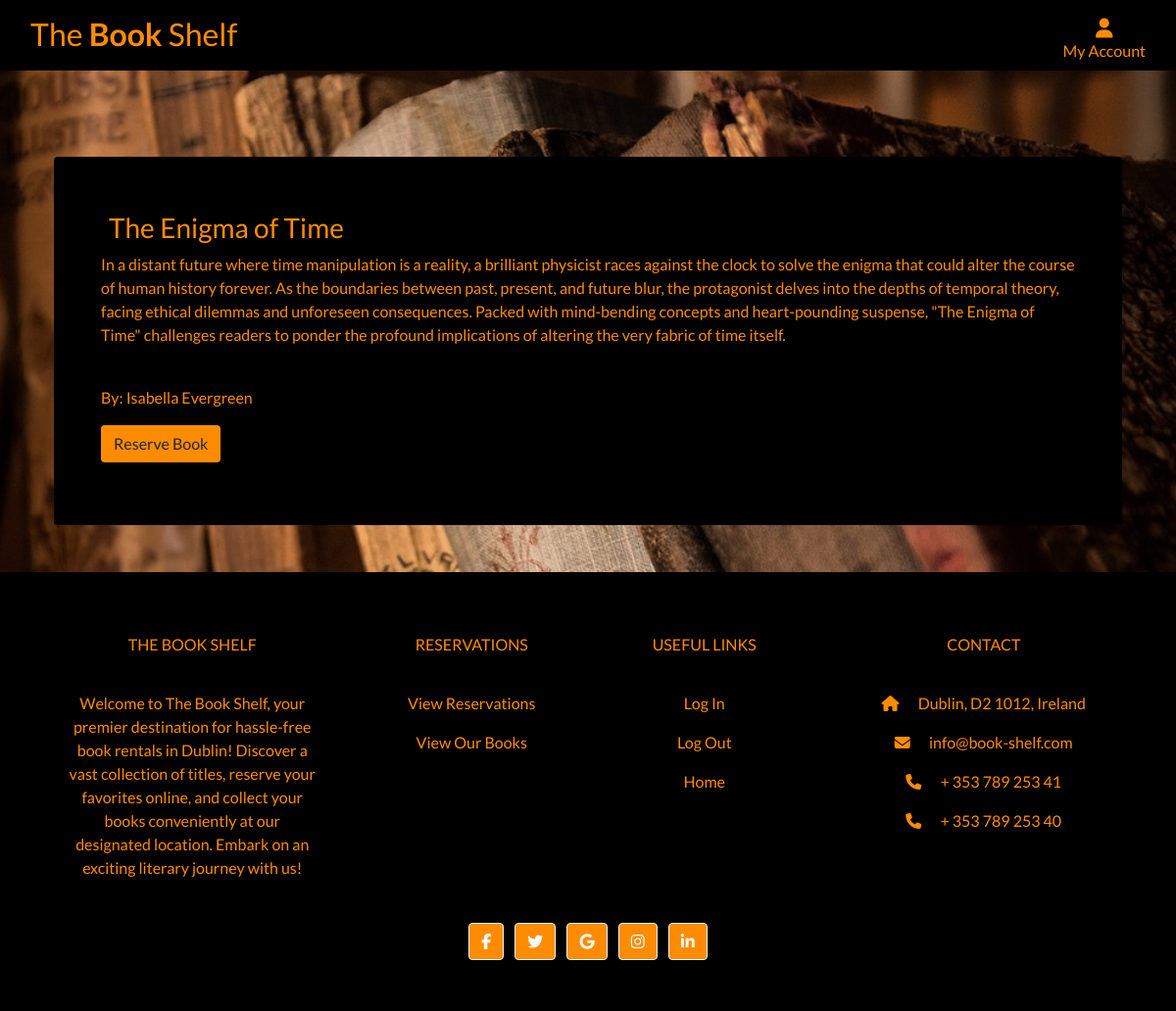
Screenshot of /rental/book/2/ with the database file from the repository.
### rental/models.py (models this page shows, shortened)
class Book(models.Model):
    title = models.CharField(max_length=200)
    author = models.CharField(max_length=100)
    description = models.TextField()
    image = models.ImageField(blank=True, null=True)

### rental/views.py (the view)
# urls.py: path('book/<int:pk>/', views.book_detail, name='book_detail'),
def book_detail(request, pk):
    book = get_object_or_404(Book, pk=pk)
    return render(request, 'rental/book_detail.html', {'book': book})

### rental/templates/rental/book_detail.html
{% extends 'base.html' %}
{% block content %}
    <div class="container header-container ">
        <div class="black-bg rounded p-5">
            <div>
            <h3 class="orange-text m-2">{{ book.title }}</h3>
            <p class="orange-text">{{ book.description }}</p><br>
            <p class="mb-3 orange-text">By: {{ book.author }}</p>
            </div>
            <div class="mt-3">
                <a class="btn orange-color mb-3" href="{% url 'reserve_book' pk=book.pk %}">Reserve Book</a>
            </div>
        </div>
    </div>
{% endblock %}

### static/css/base.css (style rules this page uses)
html { height: 100%; }
body { background: url('/media/homepage_background.jpg') no-repeat center center; background-color: black; background-size: cover; height: calc(100vh - 150px); font-family: 'Lato'; }
.black-bg { background-color: rgb(0, 0, 0); border-radius: 10px; width: fit-content; margin: 10px; padding: 10px; }
.orange-color { background-color: rgb(255, 140, 0); }
.nav-text, .orange-text { color: rgb(255, 140, 0); }
.header-container { padding-top: 150px; }

### rows the page displays
Book: title "The Enigma of Time", description "In a distant future where time manipulation is a reality, a brilliant physicist races against the clock to solve the enigma that could alter the course of human history forever. As the boundaries between past, present, and future blur, the protagonist delves into the depths of temporal theory, facing ethical dilemmas and unforeseen consequences. Packed with mind-bending concepts and heart-pounding suspense, \"The Enigma of Time\" challenges readers to ponder the profound implications of altering the very fabric of time itself.", author "Isabella Evergreen"
